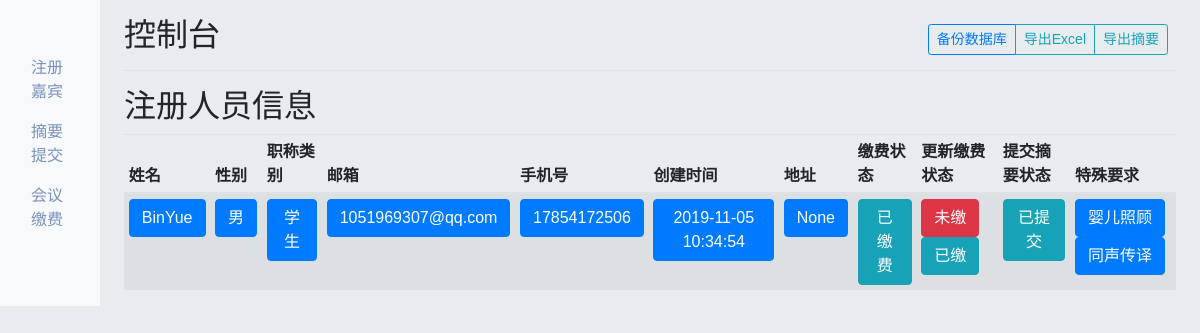
The page /root/guest (signed in) on the database its author committed.
### tables this page shows
CREATE TABLE user (
    id INTEGER PRIMARY KEY AUTOINCREMENT,
    -- 用户名
    username TEXT NOT NULL,
    -- 密码
    password TEXT NOT NULL,
    -- 性别
    gender TEXT NOT NULL,
    -- 邮箱
    email TEXT NOT NULL,
    -- 手机号
    phone TEXT NOT NULL,
    -- 姓名
    name TEXT NOT NULL,
    -- 工作单位
    workplace TEXT NOT NULL,
    -- 职称
    title INTEGER NOT NULL,
    -- 邮寄地址(发票、邀请函)
    address TEXT NULL,
    -- 用户创建时间
    created TIMESTAMP NOT NULL DEFAULT CURRENT_TIMESTAMP,
    -- 是否需要看孩子
    requirement_baby_care BOOLEAN NOT NULL DEFAULT False,
    -- 是否需要同声传译
    requirement_simultaneous_transmission BOOLEAN NOT NULL DEFAULT False,
    -- 是否缴费完成
    paid BOOLEAN NOT NULL DEFAULT False,
    -- 是否提交摘要
    submit BOOLEAN NOT NULL DEFAULT False,
    -- 备用1
    remark1 TEXT NULL,
    -- 备用2
    remark2 INTEGER NULL
);

### nature/root.py (the view)
@bp.route('/guest', methods=('GET', 'POST'))
@login_required
def guest():
    db = get_db()
    users = db.execute(
        'SELECT * FROM user'
    ).fetchall()
    return render_template('root/guest.html', users=users)

### nature/auth.py (called while the page is built)
@bp.before_app_request
def load_logged_in_user():
    user_id = session.get('user_id')
    if user_id is None:
        g.user = None
    else:
        g.user = get_db().execute(
            'SELECT * FROM user WHERE id = ?', (user_id,)
        ).fetchone()

### nature/db.py (called while the page is built)
def get_db():
    if 'db' not in g:
        g.db = sqlite3.connect(
            current_app.config['DATABASE'],
            detect_types=sqlite3.PARSE_DECLTYPES
        )
        g.db.row_factory = sqlite3.Row
    return g.db

### nature/manage.py (called while the page is built)
@bp.before_app_request
def load_logged_in_user():
    user_id = session.get('user_id')
    if user_id is None:
        g.user = None
    else:
        g.user = get_db().execute(
            'SELECT * FROM user WHERE id = ?', (user_id,)
        ).fetchone()

### nature/root.py (called while the page is built)
@bp.before_app_request
def load_logged_in_admin():
    admin_id = session.get('admin_id')
    if admin_id is None:
        g.admin = None
    else:
        g.admin = get_db().execute(
            'SELECT * FROM admin WHERE id = ?', (admin_id,)
        ).fetchone()

def login_required(view):
    @functools.wraps(view)
    def wrapped_view(**kwargs):
        if g.admin is None:
            return redirect(url_for('admin.login'))
        return view(**kwargs)
    return wrapped_view

### nature/templates/root/guest.html
{% extends 'root/base.html' %}
{% block content %}
<div class="container-fluid">
    <div class="row">
        <nav class="col-md-1 d-none d-md-block bg-light sidebar">
            <div class="sidebar-sticky mt-5">
                <ul class="nav flex-column">
                    <li class="nav-item">
                        <a class="nav-link active" href="/root/guest">
                            注册嘉宾
                        </a>
                    </li>
                    <li class="nav-item">
                        <a class="nav-link" href="/root/abstract">
                            摘要提交
                        </a>
                    </li>
                    <li class="nav-item">
                        <a class="nav-link" href="/root/fee">
                            会议缴费
                        </a>
                    </li>
                </ul>
            </div>
        </nav>
        <main role="main" class="col-md-10 ml-sm-auto col-lg-11 px-4">
            <div
                class="d-flex justify-content-between flex-wrap flex-md-nowrap align-items-center pt-3 pb-2 mb-3 border-bottom">
                <h1 class="h2">控制台</h1>
                <div class="btn-toolbar mb-2 mb-md-0">
                    <div class="btn-group mr-2">
                        <a class="btn btn-sm btn-outline-primary" href="/download/db">备份数据库</a>
                        <a class="btn btn-sm btn-outline-info" href="/download/excel">导出Excel</a>
                        <a class="btn btn-sm btn-outline-info" href="/download/batch">导出摘要</a>
                    </div>
                </div>
            </div>
            <h2>注册人员信息</h2>
            <div class="table-responsive">
                <table class="table table-striped table-sm">
                    <thead>
                        <tr>
                            <th>姓名</th>
                            <th>性别</th>
                            <th>职称类别</th>
                            <th>邮箱</th>
                            <th>手机号</th>
                            <th>创建时间</th>
                            <th>地址</th>
                            <th>缴费状态</th>
                            <th>更新缴费状态</th>
                            <th>提交摘要状态</th>
                            <th>特殊要求</th>
                        </tr>
                    </thead>
                    <tbody>
                        {% for user in users %}
                        <tr>
                            <td><span class="btn btn-primary text-white">{{ user["name"] }}</span></td>
                            <td>
                                {% if user["gender"] == 1%}
                                <span class="btn btn-primary text-white">女</span>
                                {% else %}
                                <span class="btn btn-primary text-white">男</span>
                                {% endif %}
                            </td>
                            <td>
                                {% if user["title"] == 1%}
                                <span class="btn btn-primary text-white">学生</span>
                                {% elif user["title"] == 2 %}
                                <span class="btn btn-primary text-white">教授</span>
                                {% elif user["title"] == 3 %}
                                <span class="btn btn-primary text-white">研究人员</span>
                                {% else %}
                                <span class="btn btn-primary text-white">商业人士</span>
                                {% endif %}
                            </td>
                            <td><span class="btn btn-primary text-white">{{ user["email"] }}</span></td>
                            <td><span class="btn btn-primary text-white">{{ user["phone"] }}</span></td>
                            <td><span class="btn btn-primary text-white">{{ user["created"] }}</span></td>
                            <td><span class="btn btn-primary text-white">
                                {{ user["address"]}}
                            </span></td>
                            <td>
                                {% if user["paid"] == "False" %}
                                <span class="btn btn-danger text-white">未缴费</span>
                                {% else %}
                                <span class="btn btn-info text-white">已缴费</span>
                                {% endif %}
                            </td>
                            <td>
                                <a class="btn btn-danger text-white" href="/root/paid/no/{{ user['id'] }}">未缴</a>
                                <a class="btn btn-info text-white" href="/root/paid/yes/{{ user['id'] }}">已缴</a>
                            </td>
                            <td>
                                {% if user["submit"] == "False" %}
                                <span class="btn btn-danger text-white">未提交</span>
                                {% else %}
                                <span class="btn btn-info text-white">已提交</span>
                                {% endif %}
                            </td>
                            <td>
                                {% if user["requirement_baby_care"] == 1%}
                                <span class="btn btn-primary text-white">婴儿照顾</span>
                                {% else %}
                                <span class="btn btn-primary text-white">无</span>
                                {% endif %}
                                {% if user["requirement_simultaneous_transmission"] == 1%}
                                <span class="btn btn-primary text-white">同声传译</span>
                                {% else %}
                                <span class="btn btn-primary text-white">无</span>
                                {% endif %}
                            </td>
                        </tr>
                        {% endfor %}
                    </tbody>
                </table>
            </div>
        </main>
    </div>
</div>
{% endblock %}

### nature/static/css/style.css (style rules this page uses)
body,a,button,p,span,div { font-family: Arial, Helvetica, sans-serif; }
body { background: #e9ecef; }
li.nav-item a { font-size: 1em; font-weight: 500; text-decoration: none; color:rgb(122, 146, 190); }

### rows shown on the page
user: name "BinYue", gender "男", title "学生", email "1051969307@qq.com", phone "17854172506", created "2019-11-05 10:34:54", address "None", paid "已缴费", submit "已提交", requirement_baby_care "婴儿照顾", requirement_simultaneous_transmission "同声传译"
